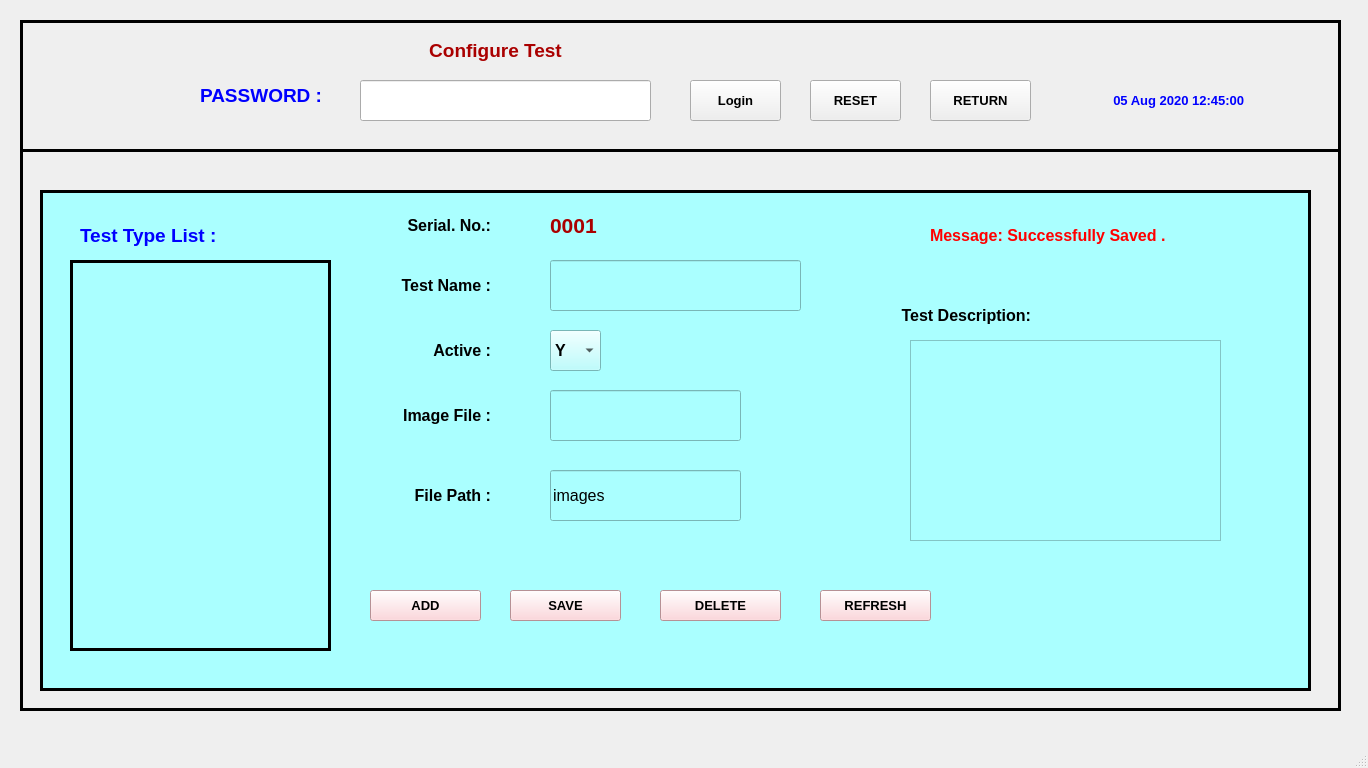
<?xml version="1.0" encoding="UTF-8"?>
<ui version="4.0">
 <class>MainWindow</class>
 <widget class="QMainWindow" name="MainWindow">
  <property name="geometry">
   <rect>
    <x>0</x>
    <y>0</y>
    <width>1368</width>
    <height>768</height>
   </rect>
  </property>
  <property name="baseSize">
   <size>
    <width>0</width>
    <height>0</height>
   </size>
  </property>
  <property name="windowTitle">
   <string>MainWindow</string>
  </property>
  <widget class="QWidget" name="centralwidget">
   <widget class="QFrame" name="frame">
    <property name="geometry">
     <rect>
      <x>20</x>
      <y>20</y>
      <width>1321</width>
      <height>691</height>
     </rect>
    </property>
    <property name="frameShape">
     <enum>QFrame::Box</enum>
    </property>
    <property name="frameShadow">
     <enum>QFrame::Plain</enum>
    </property>
    <property name="lineWidth">
     <number>3</number>
    </property>
    <widget class="QLabel" name="label_20">
     <property name="geometry">
      <rect>
       <x>1050</x>
       <y>60</y>
       <width>221</width>
       <height>41</height>
      </rect>
     </property>
     <property name="font">
      <font>
       <family>Arial</family>
       <pointsize>10</pointsize>
       <weight>75</weight>
       <bold>true</bold>
       <underline>false</underline>
      </font>
     </property>
     <property name="styleSheet">
      <string notr="true">color: rgb(0, 0, 255);</string>
     </property>
     <property name="text">
      <string>05 Aug 2020 12:45:00 </string>
     </property>
     <property name="alignment">
      <set>Qt::AlignCenter</set>
     </property>
    </widget>
    <widget class="QPushButton" name="pushButton_9">
     <property name="geometry">
      <rect>
       <x>670</x>
       <y>60</y>
       <width>91</width>
       <height>41</height>
      </rect>
     </property>
     <property name="font">
      <font>
       <family>Arial</family>
       <pointsize>10</pointsize>
       <weight>75</weight>
       <bold>true</bold>
      </font>
     </property>
     <property name="text">
      <string>Login</string>
     </property>
    </widget>
    <widget class="Line" name="line">
     <property name="geometry">
      <rect>
       <x>0</x>
       <y>120</y>
       <width>1321</width>
       <height>20</height>
      </rect>
     </property>
     <property name="frameShadow">
      <enum>QFrame::Plain</enum>
     </property>
     <property name="lineWidth">
      <number>3</number>
     </property>
     <property name="orientation">
      <enum>Qt::Horizontal</enum>
     </property>
    </widget>
    <widget class="QLineEdit" name="lineEdit_17">
     <property name="geometry">
      <rect>
       <x>340</x>
       <y>60</y>
       <width>291</width>
       <height>41</height>
      </rect>
     </property>
     <property name="font">
      <font>
       <family>Arial</family>
       <pointsize>12</pointsize>
      </font>
     </property>
    </widget>
    <widget class="QLabel" name="label_22">
     <property name="geometry">
      <rect>
       <x>180</x>
       <y>50</y>
       <width>121</width>
       <height>51</height>
      </rect>
     </property>
     <property name="font">
      <font>
       <family>Arial</family>
       <pointsize>14</pointsize>
       <weight>75</weight>
       <bold>true</bold>
       <underline>false</underline>
      </font>
     </property>
     <property name="styleSheet">
      <string notr="true">color: rgb(0, 0, 255);</string>
     </property>
     <property name="text">
      <string>PASSWORD :</string>
     </property>
     <property name="alignment">
      <set>Qt::AlignLeading|Qt::AlignLeft|Qt::AlignVCenter</set>
     </property>
    </widget>
    <widget class="QPushButton" name="pushButton_13">
     <property name="geometry">
      <rect>
       <x>790</x>
       <y>60</y>
       <width>91</width>
       <height>41</height>
      </rect>
     </property>
     <property name="font">
      <font>
       <family>Arial</family>
       <pointsize>10</pointsize>
       <weight>75</weight>
       <bold>true</bold>
      </font>
     </property>
     <property name="text">
      <string>RESET</string>
     </property>
    </widget>
    <widget class="QLabel" name="label_23">
     <property name="geometry">
      <rect>
       <x>350</x>
       <y>10</y>
       <width>251</width>
       <height>41</height>
      </rect>
     </property>
     <property name="font">
      <font>
       <family>Arial</family>
       <pointsize>14</pointsize>
       <weight>75</weight>
       <bold>true</bold>
       <underline>false</underline>
      </font>
     </property>
     <property name="styleSheet">
      <string notr="true">color: rgb(170, 0, 0);</string>
     </property>
     <property name="text">
      <string>Configure Test</string>
     </property>
     <property name="alignment">
      <set>Qt::AlignCenter</set>
     </property>
    </widget>
    <widget class="QFrame" name="frame_2">
     <property name="geometry">
      <rect>
       <x>20</x>
       <y>170</y>
       <width>1271</width>
       <height>501</height>
      </rect>
     </property>
     <property name="styleSheet">
      <string notr="true">background-color: rgb(170, 255, 255);</string>
     </property>
     <property name="frameShape">
      <enum>QFrame::Box</enum>
     </property>
     <property name="frameShadow">
      <enum>QFrame::Plain</enum>
     </property>
     <property name="lineWidth">
      <number>3</number>
     </property>
     <widget class="QLabel" name="label_21">
      <property name="geometry">
       <rect>
        <x>40</x>
        <y>30</y>
        <width>151</width>
        <height>31</height>
       </rect>
      </property>
      <property name="font">
       <font>
        <family>Arial</family>
        <pointsize>14</pointsize>
        <weight>75</weight>
        <bold>true</bold>
        <underline>false</underline>
       </font>
      </property>
      <property name="styleSheet">
       <string notr="true">color: rgb(0, 0, 255);</string>
      </property>
      <property name="text">
       <string>Test Type List :</string>
      </property>
      <property name="alignment">
       <set>Qt::AlignLeading|Qt::AlignLeft|Qt::AlignVCenter</set>
      </property>
     </widget>
     <widget class="QListWidget" name="listWidget">
      <property name="geometry">
       <rect>
        <x>30</x>
        <y>70</y>
        <width>261</width>
        <height>391</height>
       </rect>
      </property>
      <property name="font">
       <font>
        <family>Arial</family>
        <pointsize>12</pointsize>
       </font>
      </property>
      <property name="frameShape">
       <enum>QFrame::Box</enum>
      </property>
      <property name="frameShadow">
       <enum>QFrame::Plain</enum>
      </property>
      <property name="lineWidth">
       <number>3</number>
      </property>
     </widget>
     <widget class="QLabel" name="label_25">
      <property name="geometry">
       <rect>
        <x>350</x>
        <y>10</y>
        <width>101</width>
        <height>51</height>
       </rect>
      </property>
      <property name="font">
       <font>
        <family>Arial</family>
        <pointsize>12</pointsize>
        <weight>75</weight>
        <bold>true</bold>
       </font>
      </property>
      <property name="styleSheet">
       <string notr="true"/>
      </property>
      <property name="text">
       <string>Serial. No.:</string>
      </property>
      <property name="alignment">
       <set>Qt::AlignRight|Qt::AlignTrailing|Qt::AlignVCenter</set>
      </property>
     </widget>
     <widget class="QLabel" name="label_26">
      <property name="geometry">
       <rect>
        <x>320</x>
        <y>70</y>
        <width>131</width>
        <height>51</height>
       </rect>
      </property>
      <property name="font">
       <font>
        <family>Arial</family>
        <pointsize>12</pointsize>
        <weight>75</weight>
        <bold>true</bold>
       </font>
      </property>
      <property name="styleSheet">
       <string notr="true"/>
      </property>
      <property name="text">
       <string>Test Name :</string>
      </property>
      <property name="alignment">
       <set>Qt::AlignRight|Qt::AlignTrailing|Qt::AlignVCenter</set>
      </property>
     </widget>
     <widget class="QLabel" name="label_28">
      <property name="geometry">
       <rect>
        <x>340</x>
        <y>140</y>
        <width>111</width>
        <height>41</height>
       </rect>
      </property>
      <property name="font">
       <font>
        <family>Arial</family>
        <pointsize>12</pointsize>
        <weight>75</weight>
        <bold>true</bold>
       </font>
      </property>
      <property name="styleSheet">
       <string notr="true"/>
      </property>
      <property name="text">
       <string>Active :</string>
      </property>
      <property name="alignment">
       <set>Qt::AlignRight|Qt::AlignTrailing|Qt::AlignVCenter</set>
      </property>
     </widget>
     <widget class="QComboBox" name="comboBox_2">
      <property name="geometry">
       <rect>
        <x>510</x>
        <y>140</y>
        <width>51</width>
        <height>41</height>
       </rect>
      </property>
      <property name="font">
       <font>
        <family>Arial</family>
        <pointsize>12</pointsize>
        <weight>75</weight>
        <bold>true</bold>
       </font>
      </property>
      <item>
       <property name="text">
        <string>Y</string>
       </property>
      </item>
      <item>
       <property name="text">
        <string>N</string>
       </property>
      </item>
     </widget>
     <widget class="QLabel" name="label_44">
      <property name="geometry">
       <rect>
        <x>330</x>
        <y>200</y>
        <width>121</width>
        <height>51</height>
       </rect>
      </property>
      <property name="font">
       <font>
        <family>Arial</family>
        <pointsize>12</pointsize>
        <weight>75</weight>
        <bold>true</bold>
        <underline>false</underline>
       </font>
      </property>
      <property name="styleSheet">
       <string notr="true"/>
      </property>
      <property name="text">
       <string>Image File :</string>
      </property>
      <property name="alignment">
       <set>Qt::AlignRight|Qt::AlignTrailing|Qt::AlignVCenter</set>
      </property>
     </widget>
     <widget class="QLineEdit" name="lineEdit_13">
      <property name="geometry">
       <rect>
        <x>510</x>
        <y>200</y>
        <width>191</width>
        <height>51</height>
       </rect>
      </property>
      <property name="font">
       <font>
        <family>Arial</family>
        <pointsize>12</pointsize>
       </font>
      </property>
     </widget>
     <widget class="QLabel" name="label_43">
      <property name="geometry">
       <rect>
        <x>340</x>
        <y>280</y>
        <width>111</width>
        <height>51</height>
       </rect>
      </property>
      <property name="font">
       <font>
        <family>Arial</family>
        <pointsize>12</pointsize>
        <weight>75</weight>
        <bold>true</bold>
        <underline>false</underline>
       </font>
      </property>
      <property name="styleSheet">
       <string notr="true"/>
      </property>
      <property name="text">
       <string>File Path :</string>
      </property>
      <property name="alignment">
       <set>Qt::AlignRight|Qt::AlignTrailing|Qt::AlignVCenter</set>
      </property>
     </widget>
     <widget class="QLineEdit" name="lineEdit_16">
      <property name="geometry">
       <rect>
        <x>510</x>
        <y>280</y>
        <width>191</width>
        <height>51</height>
       </rect>
      </property>
      <property name="font">
       <font>
        <family>Arial</family>
        <pointsize>12</pointsize>
       </font>
      </property>
      <property name="text">
       <string>images</string>
      </property>
     </widget>
     <widget class="QPushButton" name="pushButton_11">
      <property name="geometry">
       <rect>
        <x>330</x>
        <y>400</y>
        <width>111</width>
        <height>31</height>
       </rect>
      </property>
      <property name="font">
       <font>
        <family>Arial</family>
        <pointsize>10</pointsize>
        <weight>75</weight>
        <bold>true</bold>
       </font>
      </property>
      <property name="styleSheet">
       <string notr="true">background-color: rgb(255, 203, 209);</string>
      </property>
      <property name="text">
       <string>ADD</string>
      </property>
     </widget>
     <widget class="QPushButton" name="pushButton_7">
      <property name="geometry">
       <rect>
        <x>470</x>
        <y>400</y>
        <width>111</width>
        <height>31</height>
       </rect>
      </property>
      <property name="font">
       <font>
        <family>Arial</family>
        <pointsize>10</pointsize>
        <weight>75</weight>
        <bold>true</bold>
       </font>
      </property>
      <property name="styleSheet">
       <string notr="true">background-color: rgb(255, 203, 209);</string>
      </property>
      <property name="text">
       <string>SAVE</string>
      </property>
     </widget>
     <widget class="QPushButton" name="pushButton_10">
      <property name="geometry">
       <rect>
        <x>620</x>
        <y>400</y>
        <width>121</width>
        <height>31</height>
       </rect>
      </property>
      <property name="font">
       <font>
        <family>Arial</family>
        <pointsize>10</pointsize>
        <weight>75</weight>
        <bold>true</bold>
       </font>
      </property>
      <property name="styleSheet">
       <string notr="true">background-color: rgb(255, 203, 209);</string>
      </property>
      <property name="text">
       <string>DELETE</string>
      </property>
     </widget>
     <widget class="QPushButton" name="pushButton_8">
      <property name="geometry">
       <rect>
        <x>780</x>
        <y>400</y>
        <width>111</width>
        <height>31</height>
       </rect>
      </property>
      <property name="font">
       <font>
        <family>Arial</family>
        <pointsize>10</pointsize>
        <weight>75</weight>
        <bold>true</bold>
       </font>
      </property>
      <property name="styleSheet">
       <string notr="true">background-color: rgb(255, 203, 209);</string>
      </property>
      <property name="text">
       <string>REFRESH</string>
      </property>
     </widget>
     <widget class="QLabel" name="label_27">
      <property name="geometry">
       <rect>
        <x>840</x>
        <y>100</y>
        <width>151</width>
        <height>51</height>
       </rect>
      </property>
      <property name="font">
       <font>
        <family>Arial</family>
        <pointsize>12</pointsize>
        <weight>75</weight>
        <bold>true</bold>
       </font>
      </property>
      <property name="styleSheet">
       <string notr="true"/>
      </property>
      <property name="text">
       <string>Test Description:</string>
      </property>
      <property name="alignment">
       <set>Qt::AlignRight|Qt::AlignTrailing|Qt::AlignVCenter</set>
      </property>
     </widget>
     <widget class="QLabel" name="label_24">
      <property name="geometry">
       <rect>
        <x>890</x>
        <y>20</y>
        <width>321</width>
        <height>51</height>
       </rect>
      </property>
      <property name="font">
       <font>
        <family>Arial</family>
        <pointsize>12</pointsize>
        <weight>75</weight>
        <bold>true</bold>
        <underline>false</underline>
       </font>
      </property>
      <property name="styleSheet">
       <string notr="true">color: rgb(255, 0, 0);</string>
      </property>
      <property name="lineWidth">
       <number>1</number>
      </property>
      <property name="text">
       <string>Message: Successfully Saved .</string>
      </property>
      <property name="alignment">
       <set>Qt::AlignLeading|Qt::AlignLeft|Qt::AlignVCenter</set>
      </property>
     </widget>
     <widget class="QTextEdit" name="textEdit">
      <property name="geometry">
       <rect>
        <x>870</x>
        <y>150</y>
        <width>311</width>
        <height>201</height>
       </rect>
      </property>
     </widget>
     <widget class="QLineEdit" name="lineEdit_15">
      <property name="geometry">
       <rect>
        <x>510</x>
        <y>70</y>
        <width>251</width>
        <height>51</height>
       </rect>
      </property>
      <property name="font">
       <font>
        <family>Arial</family>
        <pointsize>12</pointsize>
       </font>
      </property>
     </widget>
     <widget class="QLabel" name="label_32">
      <property name="geometry">
       <rect>
        <x>510</x>
        <y>10</y>
        <width>121</width>
        <height>51</height>
       </rect>
      </property>
      <property name="font">
       <font>
        <family>Arial</family>
        <pointsize>16</pointsize>
        <weight>75</weight>
        <bold>true</bold>
        <underline>false</underline>
       </font>
      </property>
      <property name="styleSheet">
       <string notr="true">color: rgb(170, 0, 0);</string>
      </property>
      <property name="text">
       <string>0001</string>
      </property>
      <property name="alignment">
       <set>Qt::AlignLeading|Qt::AlignLeft|Qt::AlignVCenter</set>
      </property>
     </widget>
    </widget>
    <widget class="QPushButton" name="pushButton_12">
     <property name="geometry">
      <rect>
       <x>910</x>
       <y>60</y>
       <width>101</width>
       <height>41</height>
      </rect>
     </property>
     <property name="font">
      <font>
       <family>Arial</family>
       <pointsize>10</pointsize>
       <weight>75</weight>
       <bold>true</bold>
      </font>
     </property>
     <property name="text">
      <string>RETURN</string>
     </property>
    </widget>
   </widget>
  </widget>
  <widget class="QMenuBar" name="menubar">
   <property name="geometry">
    <rect>
     <x>0</x>
     <y>0</y>
     <width>1368</width>
     <height>21</height>
    </rect>
   </property>
  </widget>
  <widget class="QStatusBar" name="statusbar"/>
 </widget>
 <resources/>
 <connections/>
</ui>
